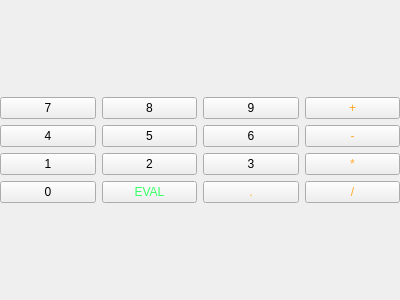
<?xml version="1.0" encoding="UTF-8"?>
<ui version="4.0">
 <class>KeyboardNumeric</class>
 <widget class="QWidget" name="KeyboardNumeric">
  <property name="geometry">
   <rect>
    <x>0</x>
    <y>0</y>
    <width>400</width>
    <height>300</height>
   </rect>
  </property>
  <property name="windowTitle">
   <string>Form</string>
  </property>
  <layout class="QGridLayout" name="gridLayout">
   <property name="leftMargin">
    <number>0</number>
   </property>
   <property name="topMargin">
    <number>0</number>
   </property>
   <property name="rightMargin">
    <number>0</number>
   </property>
   <property name="bottomMargin">
    <number>0</number>
   </property>
   <item row="0" column="0">
    <layout class="QHBoxLayout" name="HL" stretch="0,0,0,0">
     <property name="spacing">
      <number>-1</number>
     </property>
     <item>
      <layout class="QVBoxLayout" name="V1">
       <item>
        <widget class="QPushButton" name="Button7">
         <property name="text">
          <string>7</string>
         </property>
        </widget>
       </item>
       <item>
        <widget class="QPushButton" name="Button4">
         <property name="text">
          <string>4</string>
         </property>
        </widget>
       </item>
       <item>
        <widget class="QPushButton" name="Button1">
         <property name="text">
          <string>1</string>
         </property>
        </widget>
       </item>
       <item>
        <widget class="QPushButton" name="Button0">
         <property name="text">
          <string>0</string>
         </property>
        </widget>
       </item>
      </layout>
     </item>
     <item>
      <layout class="QVBoxLayout" name="V2">
       <item>
        <widget class="QPushButton" name="Button8">
         <property name="text">
          <string>8</string>
         </property>
        </widget>
       </item>
       <item>
        <widget class="QPushButton" name="Button5">
         <property name="text">
          <string>5</string>
         </property>
        </widget>
       </item>
       <item>
        <widget class="QPushButton" name="Button2">
         <property name="text">
          <string>2</string>
         </property>
        </widget>
       </item>
       <item>
        <widget class="QPushButton" name="ButtonEval">
         <property name="styleSheet">
          <string notr="true">color: rgb(56, 255, 103);</string>
         </property>
         <property name="text">
          <string>EVAL</string>
         </property>
        </widget>
       </item>
      </layout>
     </item>
     <item>
      <layout class="QVBoxLayout" name="V3">
       <item>
        <widget class="QPushButton" name="Button9">
         <property name="text">
          <string>9</string>
         </property>
        </widget>
       </item>
       <item>
        <widget class="QPushButton" name="Button6">
         <property name="text">
          <string>6</string>
         </property>
        </widget>
       </item>
       <item>
        <widget class="QPushButton" name="Button3">
         <property name="text">
          <string>3</string>
         </property>
        </widget>
       </item>
       <item>
        <widget class="QPushButton" name="ButtonPoint">
         <property name="styleSheet">
          <string notr="true">color: rgb(255, 173, 44);</string>
         </property>
         <property name="text">
          <string>.</string>
         </property>
        </widget>
       </item>
      </layout>
     </item>
     <item>
      <layout class="QVBoxLayout" name="V4">
       <item>
        <widget class="QPushButton" name="ButtonPlus">
         <property name="styleSheet">
          <string notr="true">color: rgb(255, 173, 44);</string>
         </property>
         <property name="text">
          <string>+</string>
         </property>
        </widget>
       </item>
       <item>
        <widget class="QPushButton" name="ButtonMoins">
         <property name="styleSheet">
          <string notr="true">color: rgb(255, 173, 44);</string>
         </property>
         <property name="text">
          <string>-</string>
         </property>
        </widget>
       </item>
       <item>
        <widget class="QPushButton" name="ButtonMult">
         <property name="styleSheet">
          <string notr="true">color: rgb(255, 173, 44);</string>
         </property>
         <property name="text">
          <string>*</string>
         </property>
        </widget>
       </item>
       <item>
        <widget class="QPushButton" name="ButtonDiv">
         <property name="styleSheet">
          <string notr="true">color: rgb(255, 173, 44);</string>
         </property>
         <property name="text">
          <string>/</string>
         </property>
        </widget>
       </item>
      </layout>
     </item>
    </layout>
   </item>
  </layout>
 </widget>
 <resources/>
 <connections/>
</ui>
